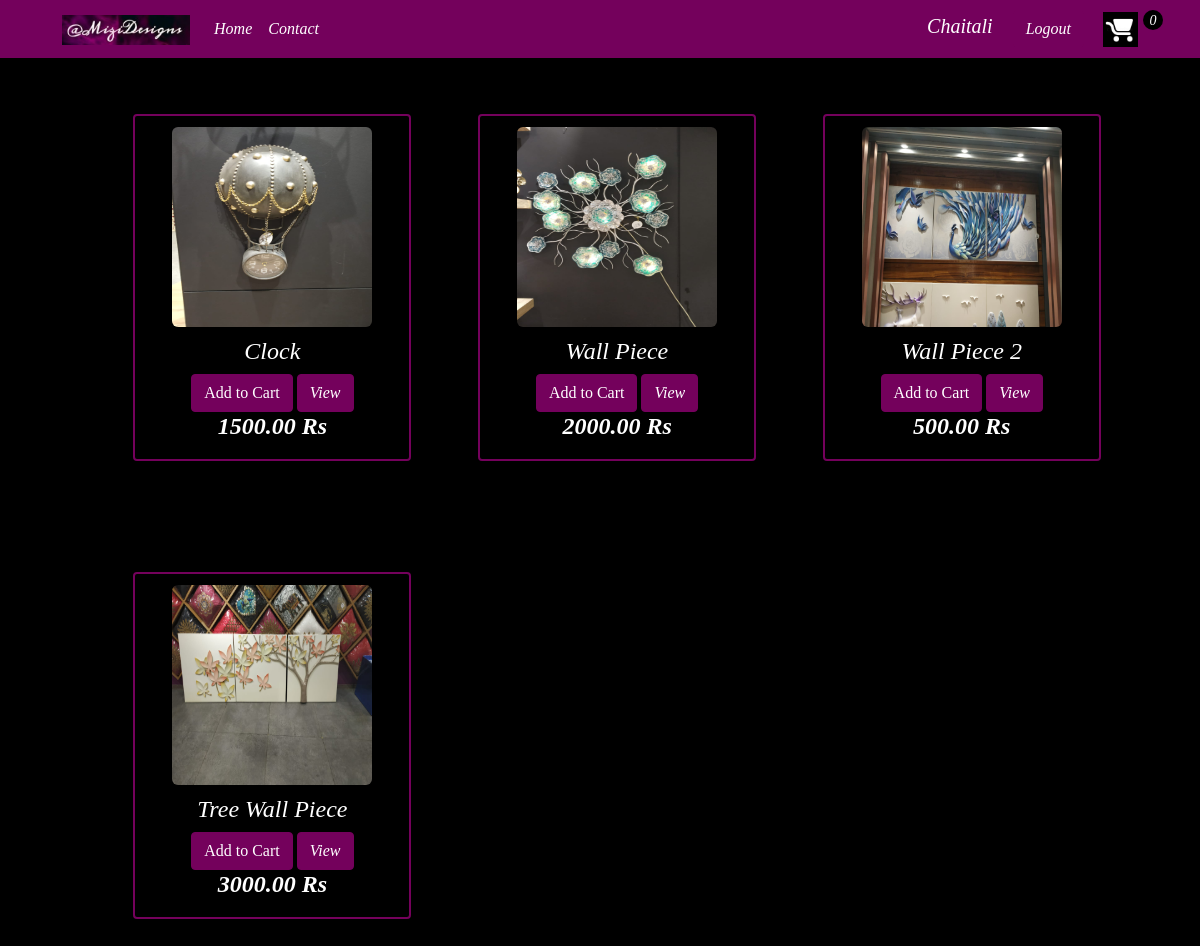
The app's page / (signed in) with its own data.
### mizi_app/models.py (models this page shows, shortened)
class Customer(models.Model):
    user=models.OneToOneField(User,on_delete=models.CASCADE,null=True,blank=True)
    name=models.CharField(max_length=264,default="")
    email=models.EmailField(max_length = 264,default="")

class Order(models.Model):
    customer=models.ForeignKey(Customer,on_delete=models.CASCADE,blank=True)
    date_ordered=models.DateTimeField(auto_now_add=True)
    complete=models.BooleanField(default=False,blank=False)
    transaction_id=models.CharField(max_length=264,null=True)
    def get_item_count(self):
        orderitems=self.orderitem_set.all()
        total=sum([item.quantity for item in orderitems])
        return total

class Product(models.Model):
    name=models.CharField(max_length=264,default="Product")
    price=models.DecimalField(max_digits=7,decimal_places=2)
    digital=models.BooleanField(default=False,blank=False)
    image=models.ImageField(null=True,blank=True)
    description=models.CharField(max_length=264,null=True)
    def geturl(self):
        try:
            url=self.image.url
        except:
            url=""
        return url

### mizi_app/views.py (the view)
# urls.py: url(r'^$',views.store,name='main'),
def store(request):
    context=carData(request)
    products=Product.objects.all()
    context['products']=products
    return render(request,'store/store.html',context)

### mizi_app/utils.py (called while the page is built)
def carData(request):
    if request.user.is_authenticated:
        customer=request.user.customer
        order,created=Order.objects.get_or_create(customer=customer,complete=False)
        items=order.orderitem_set.all()
        cartItems=order.get_item_count
        context={'customer':customer,'items':items, 'order':order,'cartItems':cartItems}
    else:
        context=cookieCart(request)
        context['customer']='null'
    return context

### templates/store/store.html
{% extends 'store/main.html' %}
{% load static %}
{% block content %}
<div class="row">
    {% for product in products %}
        <div class="col-lg-4">
            <img class="thumbnail" src="{{product.geturl}}" >
            <div class="box-element product" >
                <h4 style="color: white;">{{product.name}}</h4>
                <button  data-product="{{ product.id }}" data-action="add" class="btn btn-outline-secondary add-btn update-cart">Add to Cart</button>
                <a class="btn btn-outline-success view-prod" href="{% url 'desc' product.id %}">View</a>
                <h4 style="display: inline-block; color:white;"><strong>{{product.price}} Rs</strong></h4>
            </div>
        </div>
    {% endfor %}
</div>
{% endblock content %}

### templates/store/main.html (shortened to what this page needs)
<!DOCTYPE html>
{% load static %}
<html lang="en">
<head>
    <link href="https://cdn.jsdelivr.net/npm/bootstrap@5.0.0-beta1/dist/css/bootstrap.min.css" rel="stylesheet"
>
    <link rel="stylesheet" href="{% static 'css/a.css' %}" />
</head>
<body style="background-color: black; font-family: American Typewriter, serif; font-style: italic;">
    <nav class="navbar navbar-expand-lg navbar-dark bg" style="background-color: #74015c;">
        <div class="container-fluid">
          <a class="navbar-brand" href="{% url 'main' %}">
              <img src="{% static 'images/logo2.jpeg' %}" alt="" height="30">
            </a>
          <div class="collapse navbar-collapse" id="navbarSupportedContent">
            <ul class="navbar-nav me-auto mb-2 mb-lg-0">
              <li class="nav-item">
                <a class="nav-link active" aria-current="page" href="{% url 'main' %}">Home</a>
              </li>
              <li class="nav-item">
                <a class="nav-link active" aria-current="page" href="{% url 'contact' %}">Contact</a>
              </li>
            </ul>
            <div class="form-inline my-2 my-lg-0">
                <ul class="navbar-nav me-auto mb-2 mb-lg-0">
                    <li>
                {% if customer == 'null' %}
                <a href="{% url 'login' %}"class="btn btn-warning">Login</a>
                {% else %}
                <a class="navbar-brand" href="{% url 'cust' customer.id %}" >{{ customer.name }}</a>
                <a href="{% url 'logout' %}"class="btn btn-warning">Logout</a>
                {% endif %}
                <a href="{% url 'cart' %}">
                   <img  id="cart-icon" src="{% static 'images/cart.jpg' %}">
               </a>
               </li>
               <li>
               <p id="cart-total">{{ cartItems }}</p>
               </li>
                </ul>
           </div>
          </div>
        </div>
      </nav>
    <div class="conatiner" >
        {% block content %}
        {% endblock content%}
    </div>
  </body>
</html>

### static/css/a.css (style rules this page uses)
#cart-icon { width:35px; display: inline-block; margin-left: 15px; margin-right: 5px; }
.btn,.btn:focus { background-color:#74015c; border-color: #74015c; color: white; box-shadow: 0px 0px; }
#cart-total { display: block; text-align: center; color:#fff; background-color:black; width: 20px; height: 20px; border-radius: 50%; font-size: 14px; margin-right: 25px; }
.box-element { background-color:black; border-radius: 4px; padding: 10px; }
.product { border-radius: 0 0 4px 4px; }
.col-lg-4 { width: 25%; margin: 5% 3% 5% 3%; border:2px solid #74015c; border-radius: 4px; padding-top: 1%; }
.row { text-align: center; margin-left:100px; }
.thumbnail { width: 80%; height: 200px; border-radius: 3%; }
.navbar-brand { margin-left: 50px; }

### records on screen
Customer: name "Chaitali"
Order: id "0"
Product: geturl (picture), name "Clock", price "1500.00"
Product: geturl (picture), name "Wall Piece", price "2000.00"
Product: geturl (picture), name "Wall Piece 2", price "500.00"
Product: geturl (picture), name "Tree Wall Piece", price "3000.00"
